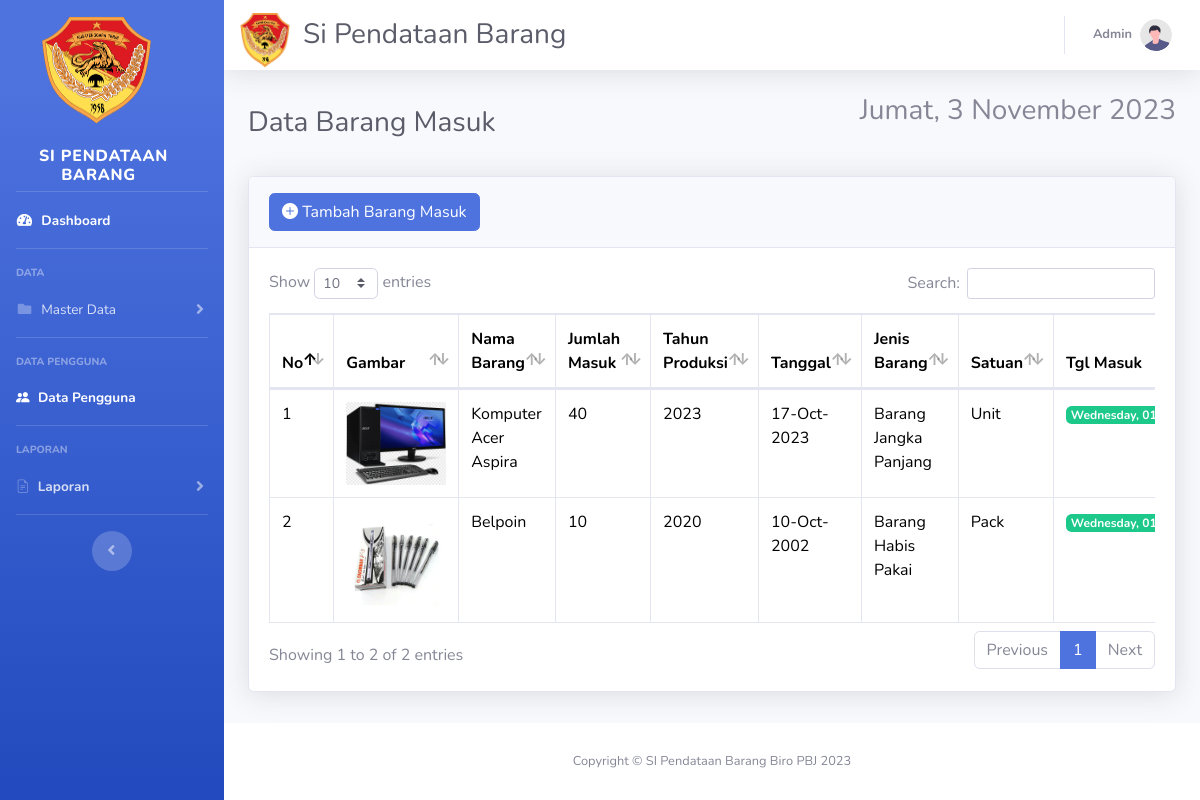
The page /masuk.php (signed in) on the database its author committed.
### tables this page shows
CREATE TABLE `barang_masuk` (
  `kode_barang` int(11) NOT NULL,
  `kode_stok` int(11) NOT NULL,
  `jumlah_barang` varchar(25) NOT NULL,
  `thn_produksi` varchar(25) NOT NULL,
  `tgl_masuk` date NOT NULL,
  `created_at` datetime NOT NULL DEFAULT current_timestamp(),
  `updated_at` datetime NOT NULL DEFAULT current_timestamp()
);

CREATE TABLE `stock_barang` (
  `kode_stok` int(11) NOT NULL,
  `jumlah_seluruh` varchar(25) NOT NULL,
  `nama_barang` varchar(25) NOT NULL,
  `jenis` varchar(25) NOT NULL,
  `satuan` varchar(25) NOT NULL,
  `image` varchar(99) DEFAULT NULL,
  `created_at` datetime NOT NULL DEFAULT current_timestamp(),
  `updated_at` datetime NOT NULL DEFAULT current_timestamp()
);

### masuk.php (the view, shortened to what this page needs)
<?php
require 'function.php';
?>
<!DOCTYPE html>
<html lang="en">
<head>
    <?php require_once("header.php") ?>
</head>
<body id="page-top">
    <div id="wrapper">
        <?php require_once("sidebar.php"); ?>
        <div id="content-wrapper" class="d-flex flex-column">
            <div id="content">
                <nav class="navbar navbar-expand navbar-light bg-white topbar mb-4 static-top shadow">
                    <div class="container-fluid"><img src="img/logo-removebg-preview.png" width="50" height="56" style="margin-top: 91px;padding-top: 0px;margin-bottom: 82px;">
                        <h3 class="text-dark mb-0" style="padding-right: 0px;margin-right: -579px;padding-left: 13px;">Si Pendataan Barang</h3>
                        <ul class="navbar-nav ml-auto">
                            <li class="nav-item dropdown no-arrow">
                                <a class="nav-link dropdown-toggle" href="#" id="userDropdown" role="button" data-toggle="dropdown" aria-haspopup="true" aria-expanded="false">
                                    <span class="mr-2 d-none d-lg-inline text-gray-600 small"><b><?php echo $_SESSION['level']; ?></b></span>
                                    <img class="img-profile rounded-circle" src="img/undraw_profile.svg">
                                </a>
                            </li>
                        </ul>
                </nav>
                <div class="container-fluid">
                    <div class="d-sm-flex align-items-center justify-content-between mb-4">
                        <h1 class="h3 mb-0 text-gray-800">Data Barang Masuk</h1>
                        <ul class="notification-area pull-right">
                            <h3>
                                <div class="date">
                                </div>
                            </h3>
                        </ul>
                    </div>
                    <div class="card shadow mb-4">
                        <div class="card-header py-3">
                            <button type="button" class="btn btn-primary" data-toggle="modal" data-target="#myModal">
                                <i class="bi bi-plus-circle-fill"></i>
                                Tambah Barang Masuk
                            </button>
                        </div>
                        <div class="card-body">
                            <div class="table-responsive">
                                <table class="table table-bordered" id="dataTable" width="100%" cellspacing="0">
                                    <thead>
                                        <tr>
                                            <th>No</th>
                                            <th>Gambar</th>
                                            <th>Nama Barang</th>
                                            <th>Jumlah Masuk</th>
                                            <th>Tahun Produksi</th>
                                            <th>Tanggal</th>
                                            <th>Jenis Barang</th>
                                            <th>Satuan</th>
                                            <th>Tgl Masuk</th>
                                        </tr>
                                    </thead>
                                    <tbody>
                                        <?php
                                        $i = 1;
                                        $ambilsemuadatastock = mysqli_query($conn, "SELECT * FROM barang_masuk m, stock_barang s WHERE s.kode_stok = m.kode_stok");
                                        while ($data = mysqli_fetch_array($ambilsemuadatastock)) {
                                            $nama_barang = $data['nama_barang'];
                                            $jumlah_barang = $data['jumlah_barang'];
                                            $jenis = $data['jenis'];
                                            $satuan = $data['satuan'];
                                            $thn_produksi = $data['thn_produksi'];
                                            $gambar = $data['image'];
                                            if ($gambar == null) {
                                                $img = 'No Photo';
                                            } else {
                                                $img = '<img src="images/' . $gambar . '" class="zoomable">';
                                            }
                                        ?>
                                            <tr>
                                                <td><?= $i++; ?></td>
                                                <td><?= $img; ?></td>
                                                <td><?= $nama_barang; ?></td>
                                                <td><?= $jumlah_barang; ?></td>
                                                <td><?= $thn_produksi; ?></td>
                                                <td><?php $tgl_masuk = $data['tgl_masuk'];
                                                    echo date("d-M-Y", strtotime($tgl_masuk)) ?></td>
                                                <td><?= $jenis; ?></td>
                                                <td><?= $satuan; ?></td>
                                                <td>
                                                    <div class="badge badge-success">
                                                        <?php $dateCreate = date_create($data["created_at"]);
                                                        echo date_format($dateCreate, "l, d M Y h:i a"); ?>
                                                    </div>
                                                </td>
                                            </tr>
                            </div>
                        </div>
                    <?php
                                        };
                    ?>
                    </div>
                </div>
            </div>
    <footer class="sticky-footer bg-white">
        <div class="container my-auto">
            <div class="copyright text-center my-auto">
                <span>Copyright &copy; SI Pendataan Barang Biro PBJ 2023</span>
            </div>
        </div>
    </footer>
</body>
</html>

### header.php (style rules this page uses)
.zoomable { width: 100px; }

### rows shown on the page
barang_masuk: kode_stok.image (picture), kode_stok.nama_barang "Komputer Acer Aspira", jumlah_barang "40", thn_produksi "2023", tgl_masuk "17-Oct-2023", kode_stok.jenis "Barang Jangka Panjang", kode_stok.satuan "Unit", kode_stok.created_at "Wednesday,…"
barang_masuk: kode_stok.image (picture), kode_stok.nama_barang "Belpoin", jumlah_barang "10", thn_produksi "2020", tgl_masuk "10-Oct-2002", kode_stok.jenis "Barang Habis Pakai", kode_stok.satuan "Pack", kode_stok.created_at "Wednesday,…"

### other values the page prints
$_SESSION['level'] "Admin"
